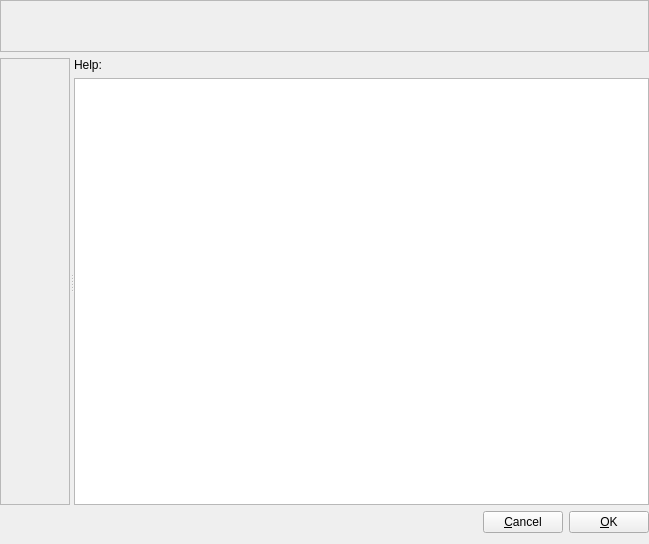
<?xml version="1.0" encoding="UTF-8"?>
<ui version="4.0">
 <class>SecurityWidget</class>
 <widget class="QWidget" name="SecurityWidget">
  <property name="geometry">
   <rect>
    <x>0</x>
    <y>0</y>
    <width>649</width>
    <height>544</height>
   </rect>
  </property>
  <property name="windowTitle">
   <string>Form</string>
  </property>
  <layout class="QGridLayout" name="gridLayout">
   <property name="leftMargin">
    <number>0</number>
   </property>
   <property name="topMargin">
    <number>0</number>
   </property>
   <property name="rightMargin">
    <number>0</number>
   </property>
   <item row="0" column="0" colspan="3">
    <widget class="QFrame" name="securityNameFrame">
     <property name="sizePolicy">
      <sizepolicy hsizetype="Preferred" vsizetype="Fixed">
       <horstretch>0</horstretch>
       <verstretch>0</verstretch>
      </sizepolicy>
     </property>
     <property name="minimumSize">
      <size>
       <width>0</width>
       <height>52</height>
      </size>
     </property>
     <property name="maximumSize">
      <size>
       <width>16777215</width>
       <height>52</height>
      </size>
     </property>
     <property name="frameShape">
      <enum>QFrame::StyledPanel</enum>
     </property>
     <property name="frameShadow">
      <enum>QFrame::Raised</enum>
     </property>
     <layout class="QGridLayout" name="gridLayout_3">
      <item row="0" column="0">
       <widget class="QLabel" name="securityNameLabel">
        <property name="sizePolicy">
         <sizepolicy hsizetype="Preferred" vsizetype="Fixed">
          <horstretch>0</horstretch>
          <verstretch>0</verstretch>
         </sizepolicy>
        </property>
        <property name="text">
         <string/>
        </property>
        <property name="wordWrap">
         <bool>true</bool>
        </property>
       </widget>
      </item>
     </layout>
    </widget>
   </item>
   <item row="1" column="0" colspan="3">
    <widget class="QSplitter" name="splitter">
     <property name="orientation">
      <enum>Qt::Horizontal</enum>
     </property>
     <widget class="QScrollArea" name="contentScrollArea">
      <property name="widgetResizable">
       <bool>true</bool>
      </property>
      <widget class="QWidget" name="scrollAreaWidgetContents">
       <property name="geometry">
        <rect>
         <x>0</x>
         <y>0</y>
         <width>400</width>
         <height>445</height>
        </rect>
       </property>
      </widget>
     </widget>
     <widget class="QWidget" name="">
      <layout class="QVBoxLayout" name="verticalLayout">
       <item>
        <widget class="QLabel" name="helpLabel">
         <property name="text">
          <string>Help:</string>
         </property>
         <property name="buddy">
          <cstring>descriptionTextEdit</cstring>
         </property>
        </widget>
       </item>
       <item>
        <widget class="QTextEdit" name="descriptionTextEdit">
         <property name="sizePolicy">
          <sizepolicy hsizetype="Expanding" vsizetype="Expanding">
           <horstretch>0</horstretch>
           <verstretch>4</verstretch>
          </sizepolicy>
         </property>
         <property name="minimumSize">
          <size>
           <width>215</width>
           <height>0</height>
          </size>
         </property>
         <property name="focusPolicy">
          <enum>Qt::NoFocus</enum>
         </property>
         <property name="readOnly">
          <bool>true</bool>
         </property>
        </widget>
       </item>
      </layout>
     </widget>
    </widget>
   </item>
   <item row="2" column="0">
    <spacer name="horizontalSpacer">
     <property name="orientation">
      <enum>Qt::Horizontal</enum>
     </property>
     <property name="sizeHint" stdset="0">
      <size>
       <width>508</width>
       <height>20</height>
      </size>
     </property>
    </spacer>
   </item>
   <item row="2" column="1">
    <widget class="QPushButton" name="cancelPushButton">
     <property name="text">
      <string>&amp;Cancel</string>
     </property>
    </widget>
   </item>
   <item row="2" column="2">
    <widget class="QPushButton" name="okPushButton">
     <property name="text">
      <string>&amp;OK</string>
     </property>
    </widget>
   </item>
  </layout>
 </widget>
 <resources/>
 <connections/>
</ui>
